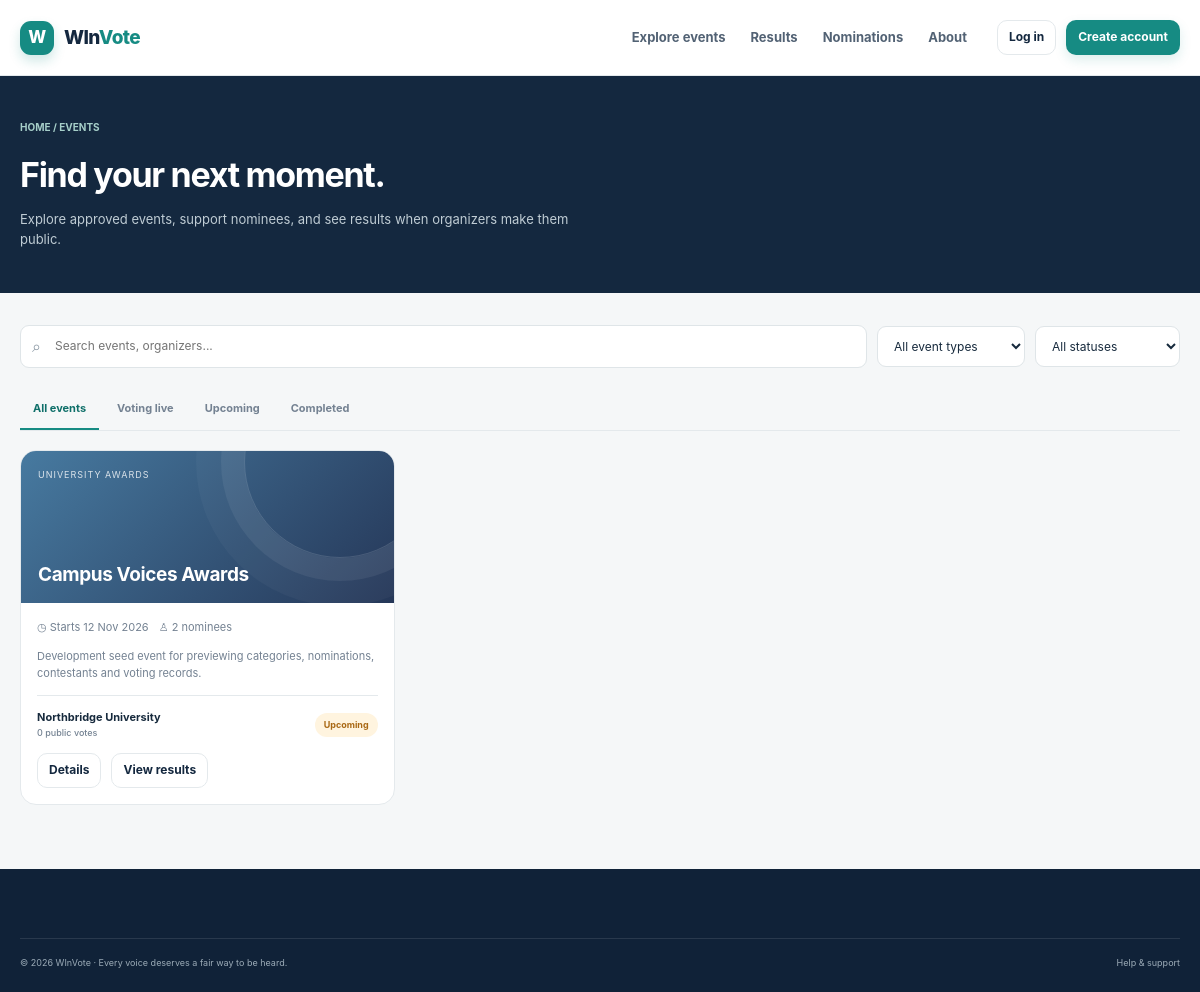
Screenshot of /events.php with the database file from the repository.
### tables this page shows
CREATE TABLE IF NOT EXISTS events (
  id BIGINT UNSIGNED NOT NULL AUTO_INCREMENT,
  organizer_id BIGINT UNSIGNED NOT NULL,
  created_by BIGINT UNSIGNED NOT NULL,
  name VARCHAR(180) NOT NULL,
  slug VARCHAR(200) NOT NULL,
  event_type VARCHAR(80) NOT NULL,
  description TEXT NOT NULL,
  event_status ENUM('draft', 'pending_review', 'published', 'paused', 'closed', 'finalized', 'rejected') NOT NULL DEFAULT 'draft',
  voting_mode ENUM('free_multiple', 'paid_multiple', 'restricted_single') NOT NULL DEFAULT 'free_multiple',
  result_visibility ENUM('hidden', 'live', 'after_close', 'organizer_only') NOT NULL DEFAULT 'after_close',
  starts_at DATETIME NOT NULL,
  ends_at DATETIME NOT NULL,
  max_votes_per_voter SMALLINT UNSIGNED NULL,
  price_per_vote DECIMAL(12,2) NOT NULL DEFAULT 0.00,
  currency CHAR(3) NOT NULL DEFAULT 'GHS',
  nomination_opens_at DATETIME NULL,
  nomination_closes_at DATETIME NULL,
  cover_image_key VARCHAR(40) NULL,
  approved_by BIGINT UNSIGNED NULL,
  approved_at DATETIME NULL,
  finalized_by BIGINT UNSIGNED NULL,
  finalized_at DATETIME NULL,
  created_at DATETIME NOT NULL DEFAULT CURRENT_TIMESTAMP,
  updated_at DATETIME NOT NULL DEFAULT CURRENT_TIMESTAMP ON UPDATE CURRENT_TIMESTAMP,
  PRIMARY KEY (id),
  UNIQUE KEY uq_event_slug (slug),
  UNIQUE KEY uq_event_id_organizer (id, organizer_id),
  KEY idx_events_public (event_status, starts_at, ends_at),
  KEY idx_events_organizer_status (organizer_id, event_status, created_at),
  CONSTRAINT fk_events_organizer FOREIGN KEY (organizer_id) REFERENCES organizer_profiles (id)
    ON UPDATE CASCADE ON DELETE RESTRICT,
  CONSTRAINT fk_events_creator FOREIGN KEY (created_by) REFERENCES users (id)
    ON UPDATE CASCADE ON DELETE RESTRICT,
  CONSTRAINT fk_events_approver FOREIGN KEY (approved_by) REFERENCES users (id)
    ON UPDATE CASCADE ON DELETE SET NULL,
  CONSTRAINT fk_events_finalizer FOREIGN KEY (finalized_by) REFERENCES users (id)
    ON UPDATE CASCADE ON DELETE SET NULL
);

### src/Services/EventService.php (called while the page is built, shortened)
<?php
final class EventService
{
    public function listPublicEvents(): array
    {
        return $statement->fetchAll();
    }
}

### events.php (the view, shortened to what this page needs)
<?php
function public_events_escape(string $value): string
{
    return htmlspecialchars($value, ENT_QUOTES | ENT_SUBSTITUTE, 'UTF-8');
}
$events = [];
$errorMessage = null;
try {
    $database = database_connection();
    $events = (new EventService($database, new AccessControl($database)))->listPublicEvents();
} catch (PDOException $exception) {
    error_log('WInVote public events database error: ' . $exception->getMessage());
    http_response_code(503);
    $errorMessage = 'Events are temporarily unavailable. Please try again later.';
}
?>
<!doctype html>
<html lang="en">
<head>
  <link rel="stylesheet" href="assets/css/app.css">
</head>
<body>
  <header class="site-header"><div class="container nav-inner">
    <a class="brand" href="index.php"><span class="brand-mark">W</span><span>WIn<em>Vote</em></span></a>
    <nav class="public-nav">
      <a href="events.php" aria-current="page">Explore events</a>
      <a href="results.php">Results</a>
      <a href="nominate.php">Nominations</a>
      <a href="about.html">About</a>
    </nav>
    <div class="nav-actions"><a class="btn btn-secondary btn-sm" href="auth.php?action=login">Log in</a><a class="btn btn-primary btn-sm" href="auth.php?action=register">Create account</a></div>
  </div></header>
  <main>
    <section class="page-hero"><div class="container"><div class="breadcrumb">HOME / EVENTS</div><h1>Find your next moment.</h1><p>Explore approved events, support nominees, and see results when organizers make them public.</p></div></section>
    <section class="content-section"><div class="container">
      <div class="filter-row">
        <label class="search-wrap"><span class="search-icon">⌕</span><input class="input" id="event-search" placeholder="Search events, organizers..." aria-label="Search events"></label>
        <select class="select" id="category-filter" aria-label="Filter by event type">
          <option value="">All event types</option>
        </select>
        <select class="select" id="status-filter" aria-label="Filter by event status"><option value="">All statuses</option><option>Live</option><option>Upcoming</option><option>Completed</option></select>
      </div>
      <div class="tabs" role="tablist"><button class="tab active" data-status-tab="All">All events</button><button class="tab" data-status-tab="Live">Voting live</button><button class="tab" data-status-tab="Upcoming">Upcoming</button><button class="tab" data-status-tab="Completed">Completed</button></div>
      <?php if ($errorMessage === null && $events === []): ?>
        <section class="panel empty-state"><div class="empty-icon">▦</div><strong>No approved events yet</strong><p>Events appear here after an organizer submits them and an administrator approves them.</p></section>
      <?php elseif ($events !== []): ?>
        <div class="event-grid" id="event-list">
          <?php foreach ($events as $event): ?>
            <?php
              $statusClass = match ($event['public_status']) {
                  'Live' => 'pill-live',
                  'Upcoming' => 'pill-upcoming',
                  default => 'pill-closed',
              };
              $eventDate = match ($event['public_status']) {
                  'Live' => 'Voting closes ' . gmdate('j M Y', strtotime((string) $event['ends_at'] . ' UTC')),
                  'Upcoming' => 'Starts ' . gmdate('j M Y', strtotime((string) $event['starts_at'] . ' UTC')),
                  default => 'Voting ended ' . gmdate('j M Y', strtotime((string) $event['ends_at'] . ' UTC')),
              };
            ?>
            <article class="event-card" data-status="<?= public_events_escape($event['public_status']) ?>" data-category="<?= public_events_escape($event['event_type']) ?>">
              <?php if (!empty($event['cover_image_key'])): ?>
                <div class="database-event-image">
                  <img src="image.php?key=<?= rawurlencode((string) $event['cover_image_key']) ?>" alt="">
                  <span class="event-kicker"><?= public_events_escape($event['event_type']) ?></span>
                  <h3><?= public_events_escape($event['name']) ?></h3>
                </div>
              <?php else: ?>
                <div class="event-art art-blue"><span class="event-kicker"><?= public_events_escape($event['event_type']) ?></span><h3><?= public_events_escape($event['name']) ?></h3></div>
              <?php endif; ?>
              <div class="event-card-body">
                <div class="event-meta"><span>◷ <?= public_events_escape($eventDate) ?></span><span>♙ <?= number_format((int) $event['nominee_count']) ?> nominees</span></div>
                <p class="event-description"><?= public_events_escape($event['description']) ?></p>
                <div class="event-card-bottom">
                  <span class="organizer-mini"><?= public_events_escape($event['organization_name']) ?>
                    <small><?= $event['public_vote_count'] === null ? 'Results not public' : number_format((int) $event['public_vote_count']) . ' public votes' ?></small>
                  </span>
                  <span class="pill <?= $statusClass ?>"><?= public_events_escape($event['public_status']) ?></span>
                </div>
                <div class="filter-row event-card-actions">
                  <a class="btn btn-secondary btn-sm" href="event.php?event_id=<?= (int) $event['id'] ?>">Details</a>
                  <?php if ((int) $event['has_public_results'] === 1): ?><a class="btn btn-secondary btn-sm" href="results.php?event_id=<?= (int) $event['id'] ?>">View results</a><?php endif; ?>
                </div>
              </div>
            </article>
          <?php endforeach; ?>
        </div>
      <?php endif; ?>
    </div></section>
  </main>
  <footer class="site-footer"><div class="container"><div class="footer-bottom"><span>© 2026 WInVote · Every voice deserves a fair way to be heard.</span><a href="support.html">Help & support</a></div></div></footer>
</body>
</html>

### rows the page displays
events: event_type "UNIVERSITY AWARDS", name "Campus Voices Awards", eventDate "Starts 12 Nov 2026", nominee_count "2", description "Development seed event for previewing categories, nominations, contestants and voting records.", organization_name "Northbridge University", public_vote_count "0", public_status "Upcoming"
